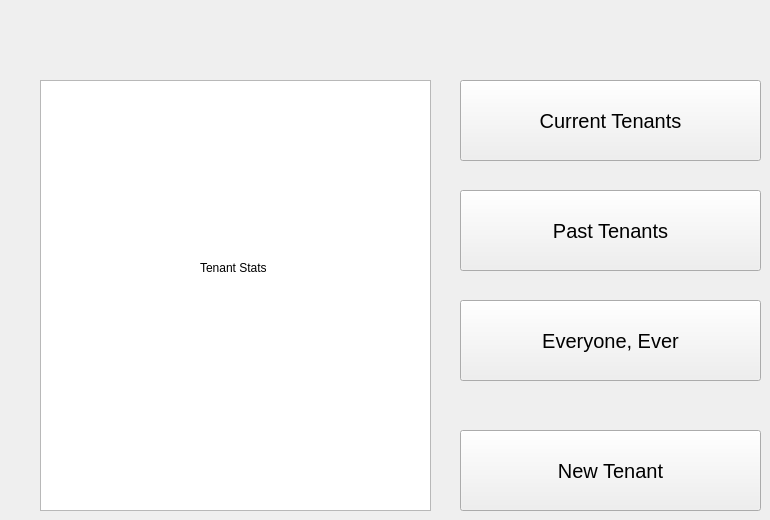
      <widget class="QWidget" name="tenantInfoMainWidget">
       <widget class="QPushButton" name="pushButton_21">
        <property name="geometry">
         <rect>
          <x>460</x>
          <y>190</y>
          <width>301</width>
          <height>81</height>
         </rect>
        </property>
        <property name="font">
         <font>
          <pointsize>15</pointsize>
         </font>
        </property>
        <property name="text">
         <string>Past Tenants</string>
        </property>
       </widget>
       <widget class="QPushButton" name="newTenantButton">
        <property name="geometry">
         <rect>
          <x>460</x>
          <y>430</y>
          <width>301</width>
          <height>81</height>
         </rect>
        </property>
        <property name="font">
         <font>
          <pointsize>15</pointsize>
         </font>
        </property>
        <property name="text">
         <string>New Tenant</string>
        </property>
       </widget>
       <widget class="QLabel" name="label_7">
        <property name="geometry">
         <rect>
          <x>200</x>
          <y>260</y>
          <width>71</width>
          <height>16</height>
         </rect>
        </property>
        <property name="text">
         <string>Tenant Stats</string>
        </property>
       </widget>
       <widget class="QGraphicsView" name="graphicsView_3">
        <property name="geometry">
         <rect>
          <x>40</x>
          <y>80</y>
          <width>391</width>
          <height>431</height>
         </rect>
        </property>
       </widget>
       <widget class="QPushButton" name="pushButton_20">
        <property name="geometry">
         <rect>
          <x>460</x>
          <y>80</y>
          <width>301</width>
          <height>81</height>
         </rect>
        </property>
        <property name="font">
         <font>
          <pointsize>15</pointsize>
         </font>
        </property>
        <property name="text">
         <string>Current Tenants</string>
        </property>
       </widget>
       <widget class="QPushButton" name="pushButton_22">
        <property name="geometry">
         <rect>
          <x>460</x>
          <y>300</y>
          <width>301</width>
          <height>81</height>
         </rect>
        </property>
        <property name="font">
         <font>
          <pointsize>15</pointsize>
         </font>
        </property>
        <property name="text">
         <string>Everyone, Ever</string>
        </property>
       </widget>
       <zorder>graphicsView_3</zorder>
       <zorder>pushButton_21</zorder>
       <zorder>newTenantButton</zorder>
       <zorder>label_7</zorder>
       <zorder>pushButton_20</zorder>
       <zorder>pushButton_22</zorder>
      </widget>
